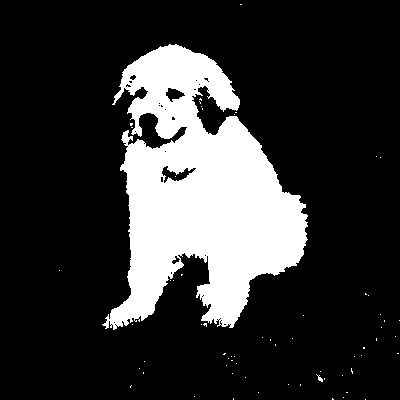
#> input picture 0521/p05_形態學處理/img5/dilate_bin.jpg, 400 x 400 px, found by its file name
$ python 02_dilate.py
#> lines starting #> are read from the running program, lines starting #| are printed output that depends on the picture
# -*- coding: utf-8 -*-

import cv2
import numpy as np

I = cv2.imread('img5/dilate_bin.JPG',cv2.IMREAD_GRAYSCALE)
#> I is the input picture: shape (400, 400); min 0, max 255, mean 51.5
cv2.imshow("I",I)
#結構元長和寬度,反覆運算次數
r,i = 1,1
MAX_R,MAX_I = 20,20
#顯示膨脹效果的視窗

cv2.namedWindow("dilate",1)
def nothing(*arg):
    pass
cv2.createTrackbar("i","dilate",i,MAX_I,nothing)#調節反覆運算次數

while True:
    i= cv2.getTrackbarPos('i','dilate')#得到當前的i值
    kernal = cv2.getStructuringElement(cv2.MORPH_RECT,(5,5))
    #膨脹圖像
    d = cv2.dilate(I,kernal,iterations=i)
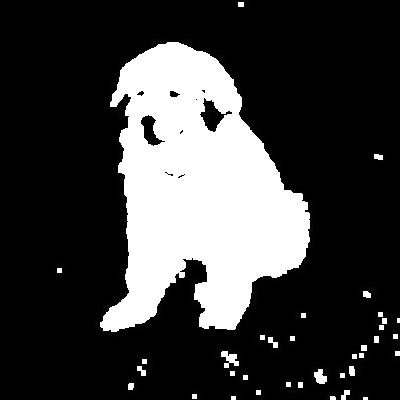
#> d: shape (400, 400); min 0, max 255, mean 60.9
    #顯示膨脹效果
    cv2.imshow("dilate",d)
    cv2.imwrite("dilate.jpg",d)
    ch = cv2.waitKey(1)
#> (key Esc is pressed here)
    if ch == 27:    #按下"Esc"鍵退出迴圈
        break
cv2.destroyAllWindows()

$ run again, with 0521/p05_形態學處理/img5/mor.jpg copied over 0521/p05_形態學處理/img5/dilate_bin.jpg
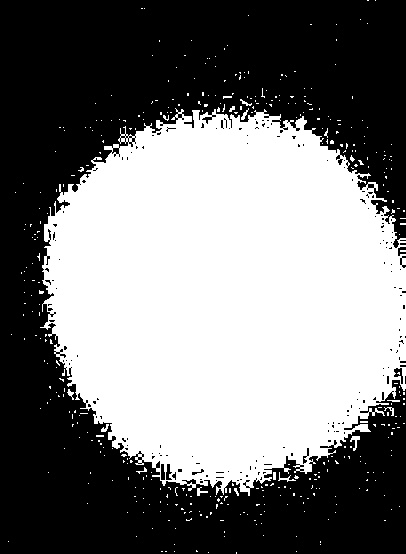
#> input picture 0521/p05_形態學處理/img5/mor.jpg, 406 x 554 px, found by its file name
#> I is the input picture: shape (554, 406); min 0, max 255, mean 121.7
#> `d = cv2.dilate(I,kernal,iterations=i)`:
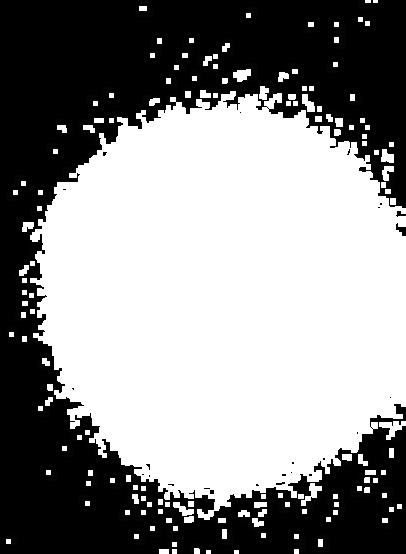
#> d: shape (554, 406); min 0, max 255, mean 141.7
